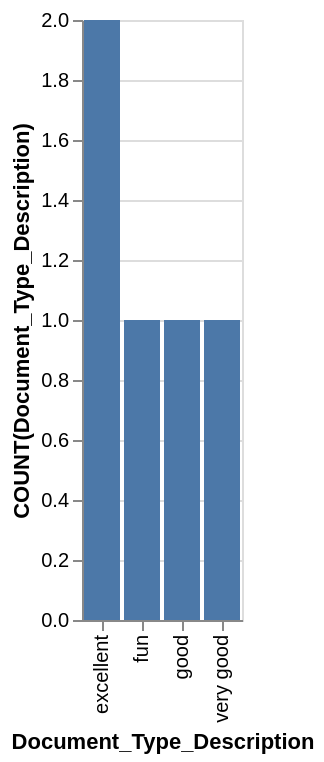

The specification (Vega-Lite) saved for this image:
### Vega-Lite specification from a JSON file in a GitHub repository (floating-point values rounded to 4 significant figures)
{"data": {"values": [{"x_data": "excellent", "y_data": 2}, {"x_data": "fun", "y_data": 1}, {"x_data": "good", "y_data": 1}, {"x_data": "very good", "y_data": 1}]}, "mark": "bar", "encoding": {"x": {"field": "x_data", "type": "nominal", "title": "Document_Type_Description", "sort": "ascending"}, "y": {"field": "y_data", "type": "quantitative", "title": "COUNT(Document_Type_Description)"}}}
